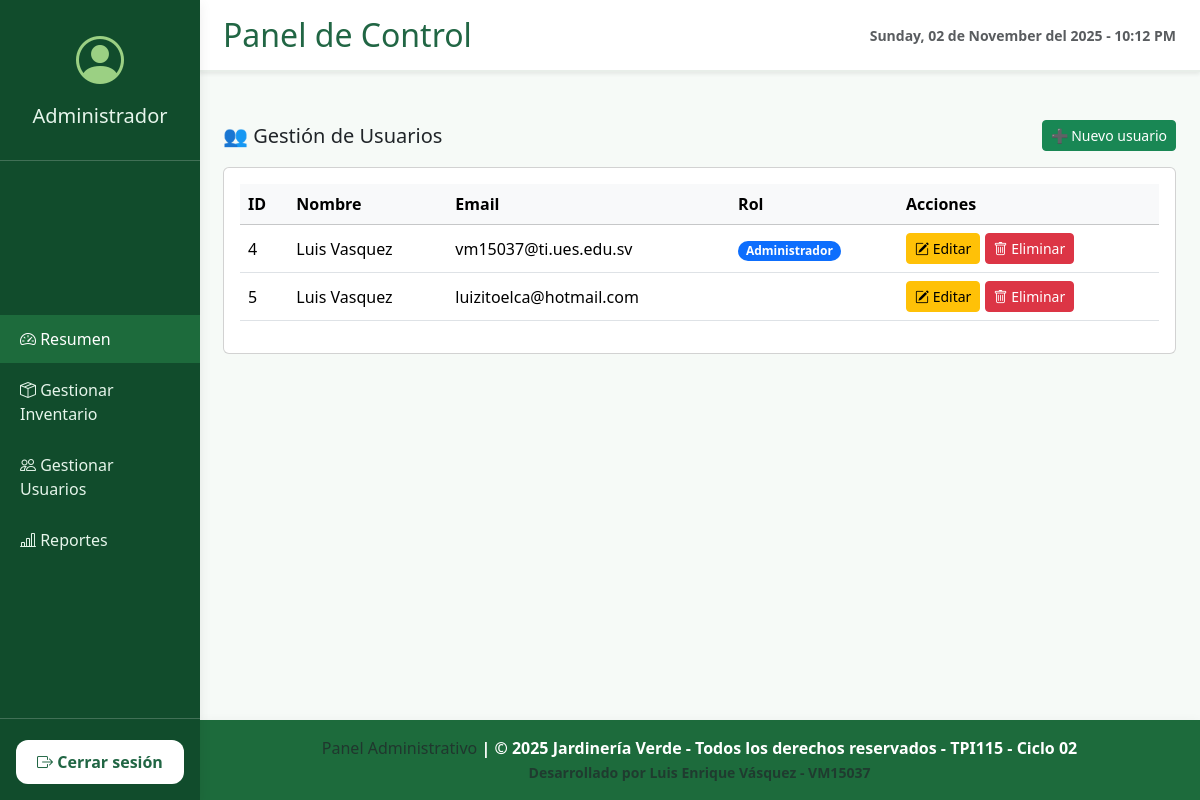
/admin/usuarios (signed in), run on the app's committed database.
### tables this page shows
CREATE TABLE `usuario` (
  `id_usuario` int(11) NOT NULL,
  `nombre_usuario` varchar(50) NOT NULL,
  `apellido_usuario` varchar(50) NOT NULL,
  `email_usuario` varchar(50) NOT NULL,
  `contrasenia_usuario` varchar(16) NOT NULL,
  `direccion_usuario` varchar(150) DEFAULT NULL,
  `telefono_usuario` int(11) DEFAULT NULL,
  `rol_usuario` int(11) NOT NULL DEFAULT 0
);

### app/controllers/AdminController.php (called while the page is built, shortened)
<?php
class AdminController extends Controller
{
    public function usuarios()
    {
        $usuarios = $this->model('Usuario')->obtenerTodos();
        $this->view('admin/usuarios', ['usuarios' => $usuarios]);
    }
}

### CORE/App.php (called while the page is built, shortened)
<?php
class App
{
    protected $method = 'index';
    public function __construct()
    {
        $url = $this->parseURL();
        if (!empty($url[0])) {
            $controllerName = ucfirst($url[0]) . 'Controller';
            $controllerPath = __DIR__ . '/../app/controllers/' . $controllerName . '.php';
            if (file_exists($controllerPath)) {
                unset($url[0]);
            } else {
                $controllerPath = __DIR__ . '/../app/controllers/HomeController.php';
            }
        } else {
            $controllerPath = __DIR__ . '/../app/controllers/HomeController.php';
        }
        $this->controller = new $this->controller();
        if (isset($url[1]) && method_exists($this->controller, $url[1])) {
            $this->method = $url[1];
            unset($url[1]);
        }
        $this->params = $url ? array_values($url) : [];
        call_user_func_array([$this->controller, $this->method], $this->params);
    }
    private function parseURL()
    {
        if (isset($_GET['url'])) {
            return explode('/', filter_var(rtrim($_GET['url'], '/'), FILTER_SANITIZE_URL));
        }
        return [];
    }
}
?>

### index.php (called while the page is built, shortened)
<?php
require_once 'core/App.php';
require_once 'core/Controller.php';
$app = new App();
?>

### CORE/model.php (called while the page is built, shortened)
<?php
class Model {
    public function __construct() {
        require_once __DIR__ . '/../config/database.php';
        $database = new Database();
        $this->db = $database->connect();
    }
}
?>

### config/database.php (called while the page is built, shortened)
<?php
class Database {
    private $host = 'localhost';
    private $db = 'grupo3_bdappweb';
    private $user = 'root';
    private $pass = '';
    public function connect() {
        $this->conn = null;
        try {
            $this->conn = new PDO(
                'mysql:host=' . $this->host . ';dbname=' . $this->db . ';charset=utf8mb4',
                $this->user,
                $this->pass
            );
            $this->conn->setAttribute(PDO::ATTR_ERRMODE, PDO::ERRMODE_EXCEPTION);
            $this->conn->setAttribute(PDO::ATTR_DEFAULT_FETCH_MODE, PDO::FETCH_ASSOC);
        } catch(PDOException $e) {
            echo 'Error de conexión: ' . $e->getMessage();
        }
        return $this->conn;
    }
}
?>

### app/models/Usuario.php (called while the page is built, shortened)
<?php
require_once __DIR__ . '/../../core/Model.php';
class Usuario extends Model
{
    protected $tabla = 'usuario';
    public function obtenerTodos()
    {
        $query = "SELECT * FROM {$this->tabla}";
        $stmt = $this->db->prepare($query);
        $stmt->execute();
        return $stmt->fetchAll(PDO::FETCH_ASSOC);
    }
}
?>

### app/views/admin/usuarios.php (the view)
<?php include __DIR__ . '/../layouts/header_admin.php'; ?>
<div class="d-flex justify-content-between align-items-center page-heading">
  <h5 class="mb-0">👥 Gestión de Usuarios</h5>
  <a href="<?= BASE_URL ?>usuario/crear" class="btn btn-success btn-sm">➕ Nuevo usuario</a>
</div>
<div class="card admin-card mt-3">
  <div class="card-body">
    <div class="table-responsive">
      <table class="table table-hover align-middle">
        <thead class="table-light">
          <tr>
            <th>ID</th>
            <th>Nombre</th>
            <th>Email</th>
            <th>Rol</th>
            <th>Acciones</th>
          </tr>
        </thead>
        <tbody>
          <?php if(!empty($usuarios)): foreach ($usuarios as $u): ?>
          <tr>
            <td><?= (int)$u['id_usuario'] ?></td>
            <td><?= htmlspecialchars(trim(($u['nombre_usuario'] ?? '').' '.($u['apellido_usuario'] ?? ''))) ?></td>
            <td><?= htmlspecialchars($u['email_usuario']) ?></td>
            <td>
              <span class="badge rounded-pill <?= ((int)$u['rol_usuario']===1?'text-bg-primary':'badge-soft') ?>">
                <?= ((int)$u['rol_usuario']===1?'Administrador':'Cliente') ?>
              </span>
            </td>
            <td>
              <a href="<?= BASE_URL ?>usuario/editar/<?= (int)$u['id_usuario'] ?>" class="btn btn-warning btn-sm">
                <i class="bi bi-pencil-square"></i> Editar
              </a>
              <form action="<?= BASE_URL ?>usuario/eliminar/<?= (int)$u['id_usuario'] ?>" method="POST" style="display:inline-block"
                    onsubmit="return confirm('¿Eliminar este usuario?')">
                <button type="submit" class="btn btn-danger btn-sm">
                  <i class="bi bi-trash"></i> Eliminar
                </button>
              </form>
            </td>
          </tr>
          <?php endforeach; else: ?>
          <tr><td colspan="5" class="text-center text-muted py-4">No hay usuarios registrados.</td></tr>
          <?php endif; ?>
        </tbody>
      </table>
    </div>
  </div>
</div>
<?php include __DIR__ . '/../layouts/footer_admin.php'; ?>

### public/css/admin.css (style rules this page uses)
:root { --sidebar-bg: #114c2c; --sidebar-active: #1d6b3c; --sidebar-text: #e6f5eb; --primary-color: #2e8b57; --primary-dark: #216644; --accent: #9bd083; --card-bg: #fff; --shadow: 0 4px 12px rgba(0,0,0,0.08); --radius: 12px; }

### data on the page
usuario: id_usuario "4", nombre_usuario+apellido_usuario "Luis Vasquez", email_usuario "vm15037@ti.ues.edu.sv", rol_usuario "Administrador"
usuario: id_usuario "5", nombre_usuario+apellido_usuario "Luis Vasquez", email_usuario "luizitoelca@hotmail.com"

### other printed values
strftime('%A, %d de %B del %Y - %I:%M %p') "Sunday, 02 de November del 2025 - 10:12 PM"
